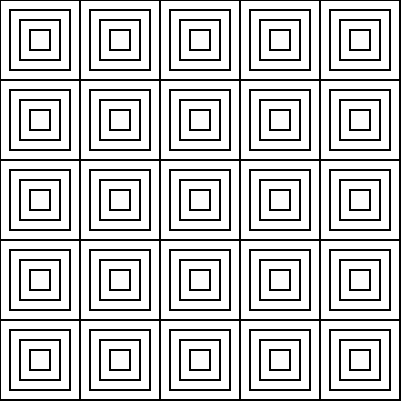
Frame 1 (no input)
Frame 60 (no input): identical to frame 1, image omitted
Frame 120 (the mouse pressed at the canvas centre since frame 60): identical to frame 1, image omitted

The p5.js sketch that drew this single still picture (run headless with seeded random() and noise() and a simulated clock; from frame 60 on, the mouse is pressed at the canvas centre):

// p5.js sketch
// ── sketch.js

function setup() {
    createCanvas(401, 401)
    background(255);

}

function draw() {

    noFill()
    stroke(0);
    strokeWeight(2);

    for (let x = 0; x <= width; x += 80) {
        for (let y = 0; y <= height; y += 80) {
            for (let xy = 0, sz = 80; xy <= 40, sz >= 20; xy += 10, sz -= 20) {
                rect(x+xy, y+xy, sz, sz);
            }
        }
    }
  
    
}
